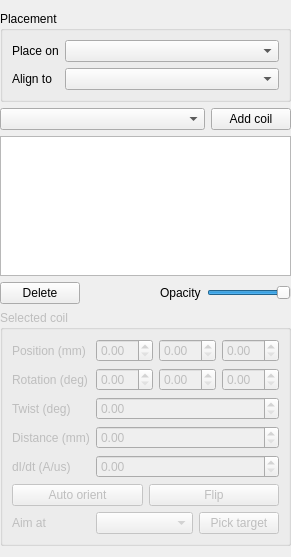
           <widget class="QWidget" name="coilPage">
            <layout class="QVBoxLayout" name="coilPageLayout">
             <property name="leftMargin">
              <number>0</number>
             </property>
             <property name="rightMargin">
              <number>0</number>
             </property>
             <item>
              <widget class="QGroupBox" name="coilPlacementGroup">
               <property name="title">
                <string>Placement</string>
               </property>
               <layout class="QFormLayout" name="coilPlacementLayout">
                <item row="0" column="0">
                 <widget class="QLabel" name="coilSurfaceLabel">
                  <property name="text">
                   <string>Place on</string>
                  </property>
                 </widget>
                </item>
                <item row="0" column="1">
                 <widget class="QComboBox" name="coilSurfaceCombo">
                  <property name="toolTip">
                   <string>Surface the coils sit above and are dragged over</string>
                  </property>
                 </widget>
                </item>
                <item row="1" column="0">
                 <widget class="QLabel" name="alignLabel">
                  <property name="text">
                   <string>Align to</string>
                  </property>
                 </widget>
                </item>
                <item row="1" column="1">
                 <widget class="QComboBox" name="alignCombo">
                  <property name="toolTip">
                   <string>The coil axis follows the surface normal of this tissue when a coil is oriented, dragged or aimed</string>
                  </property>
                 </widget>
                </item>
               </layout>
              </widget>
             </item>
             <item>
              <layout class="QHBoxLayout" name="addCoilLayout">
               <item>
                <widget class="QComboBox" name="coilTypeCombo">
                 <property name="sizePolicy">
                  <sizepolicy hsizetype="Expanding" vsizetype="Fixed">
                   <horstretch>0</horstretch>
                   <verstretch>0</verstretch>
                  </sizepolicy>
                 </property>
                </widget>
               </item>
               <item>
                <widget class="QPushButton" name="addCoilButton">
                 <property name="text">
                  <string>Add coil</string>
                 </property>
                </widget>
               </item>
              </layout>
             </item>
             <item>
              <widget class="QListWidget" name="coilList">
               <property name="maximumSize">
                <size>
                 <width>16777215</width>
                 <height>140</height>
                </size>
               </property>
               <property name="editTriggers">
                <set>QAbstractItemView::EditTrigger::DoubleClicked|QAbstractItemView::EditTrigger::EditKeyPressed</set>
               </property>
              </widget>
             </item>
             <item>
              <layout class="QHBoxLayout" name="coilListButtons">
               <item>
                <widget class="QPushButton" name="deleteCoilButton">
                 <property name="text">
                  <string>Delete</string>
                 </property>
                </widget>
               </item>
               <item>
                <spacer name="coilListSpacer">
                 <property name="orientation">
                  <enum>Qt::Orientation::Horizontal</enum>
                 </property>
                 <property name="sizeHint" stdset="0">
                  <size>
                   <width>20</width>
                   <height>10</height>
                  </size>
                 </property>
                </spacer>
               </item>
               <item>
                <widget class="QLabel" name="coilAlphaLabel">
                 <property name="text">
                  <string>Opacity</string>
                 </property>
                </widget>
               </item>
               <item>
                <widget class="QSlider" name="coilAlpha">
                 <property name="maximumSize">
                  <size>
                   <width>120</width>
                   <height>16777215</height>
                  </size>
                 </property>
                 <property name="maximum">
                  <number>100</number>
                 </property>
                 <property name="value">
                  <number>100</number>
                 </property>
                 <property name="orientation">
                  <enum>Qt::Orientation::Horizontal</enum>
                 </property>
                </widget>
               </item>
              </layout>
             </item>
             <item>
              <widget class="QGroupBox" name="coilEditor">
               <property name="enabled">
                <bool>false</bool>
               </property>
               <property name="title">
                <string>Selected coil</string>
               </property>
               <layout class="QFormLayout" name="coilEditorLayout">
                <item row="0" column="0">
                 <widget class="QLabel" name="coilPositionLabel">
                  <property name="text">
                   <string>Position (mm)</string>
                  </property>
                 </widget>
                </item>
                <item row="0" column="1">
                 <layout class="QHBoxLayout" name="coilPositionLayout">
                  <item>
                   <widget class="QDoubleSpinBox" name="coilX"/>
                  </item>
                  <item>
                   <widget class="QDoubleSpinBox" name="coilY"/>
                  </item>
                  <item>
                   <widget class="QDoubleSpinBox" name="coilZ"/>
                  </item>
                 </layout>
                </item>
                <item row="1" column="0">
                 <widget class="QLabel" name="coilRotationLabel">
                  <property name="text">
                   <string>Rotation (deg)</string>
                  </property>
                 </widget>
                </item>
                <item row="1" column="1">
                 <layout class="QHBoxLayout" name="coilRotationLayout">
                  <item>
                   <widget class="QDoubleSpinBox" name="coilRX"/>
                  </item>
                  <item>
                   <widget class="QDoubleSpinBox" name="coilRY"/>
                  </item>
                  <item>
                   <widget class="QDoubleSpinBox" name="coilRZ"/>
                  </item>
                 </layout>
                </item>
                <item row="2" column="0">
                 <widget class="QLabel" name="coilTwistLabel">
                  <property name="text">
                   <string>Twist (deg)</string>
                  </property>
                 </widget>
                </item>
                <item row="2" column="1">
                 <widget class="QDoubleSpinBox" name="coilTwist">
                  <property name="toolTip">
                   <string>Rotation about the coil axis</string>
                  </property>
                 </widget>
                </item>
                <item row="3" column="0">
                 <widget class="QLabel" name="coilDistanceLabel">
                  <property name="text">
                   <string>Distance (mm)</string>
                  </property>
                 </widget>
                </item>
                <item row="3" column="1">
                 <widget class="QDoubleSpinBox" name="coilDistance">
                  <property name="toolTip">
                   <string>Distance from the bottom of the coil to the surface</string>
                  </property>
                 </widget>
                </item>
                <item row="4" column="0">
                 <widget class="QLabel" name="coilDIdtLabel">
                  <property name="text">
                   <string>dI/dt (A/us)</string>
                  </property>
                 </widget>
                </item>
                <item row="4" column="1">
                 <widget class="QDoubleSpinBox" name="coilDIdt"/>
                </item>
                <item row="5" column="0" colspan="2">
                 <layout class="QHBoxLayout" name="coilActionLayout">
                  <item>
                   <widget class="QPushButton" name="autoOrientButton">
                    <property name="toolTip">
                     <string>Point the coil axis along the normal of the Align to tissue</string>
                    </property>
                    <property name="text">
                     <string>Auto orient</string>
                    </property>
                   </widget>
                  </item>
                  <item>
                   <widget class="QPushButton" name="flipButton">
                    <property name="text">
                     <string>Flip</string>
                    </property>
                   </widget>
                  </item>
                 </layout>
                </item>
                <item row="6" column="0">
                 <widget class="QLabel" name="targetLabel">
                  <property name="text">
                   <string>Aim at</string>
                  </property>
                 </widget>
                </item>
                <item row="6" column="1">
                 <layout class="QHBoxLayout" name="targetLayout">
                  <item>
                   <widget class="QComboBox" name="targetCombo">
                    <property name="toolTip">
                     <string>Tissue to pick the target point on</string>
                    </property>
                    <property name="sizePolicy">
                     <sizepolicy hsizetype="Expanding" vsizetype="Fixed">
                      <horstretch>0</horstretch>
                      <verstretch>0</verstretch>
                     </sizepolicy>
                    </property>
                   </widget>
                  </item>
                  <item>
                   <widget class="QPushButton" name="aimButton">
                    <property name="toolTip">
                     <string>Click a point on the target tissue, then press again to move the coil above it</string>
                    </property>
                    <property name="text">
                     <string>Pick target</string>
                    </property>
                    <property name="checkable">
                     <bool>true</bool>
                    </property>
                   </widget>
                  </item>
                 </layout>
                </item>
               </layout>
              </widget>
             </item>
             <item>
              <spacer name="coilPageSpacer">
               <property name="orientation">
                <enum>Qt::Orientation::Vertical</enum>
               </property>
               <property name="sizeHint" stdset="0">
                <size>
                 <width>20</width>
                 <height>0</height>
                </size>
               </property>
              </spacer>
             </item>
            </layout>
           </widget>
